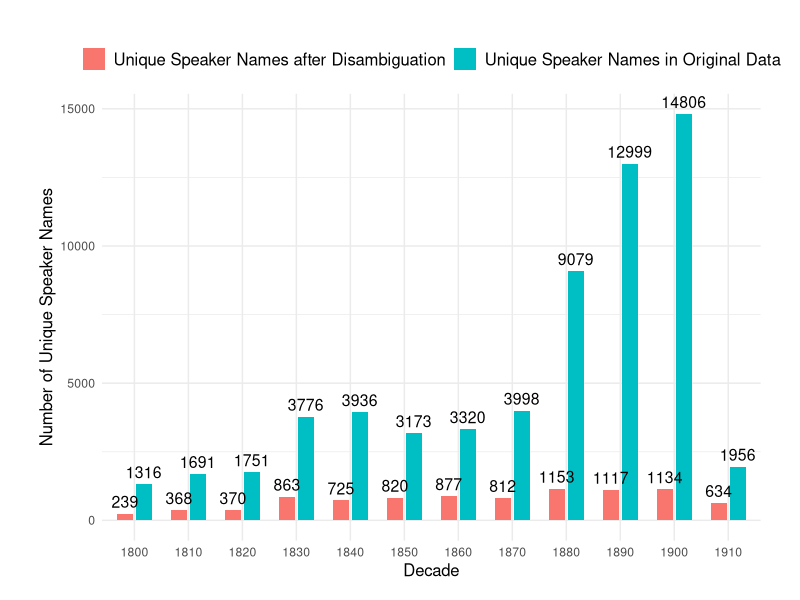
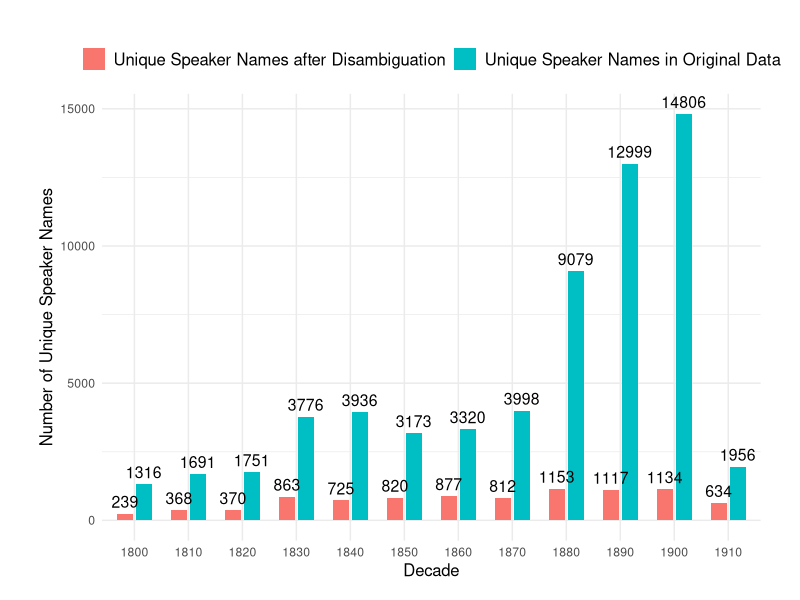

The R source for these figures, in order:
# I created this so that I could make a high rez before and after disambiguation viz. 
library(ggplot2)
library(dplyr)
library(tidyr)


# Create the dataframe
data <- data.frame(
  decade = c("1800", "1810", "1820", "1830", "1840", "1850", "1860", "1870", "1880", "1890", "1900", "1910"),
  original_speaker = c(1316, 1691, 1751, 3776, 3936, 3173, 3320, 3998, 9079, 12999, 14806, 1956),
  disambiguated_speaker = c(239, 368, 370, 863, 725, 820, 877, 812, 1153, 1117, 1134, 634) # Assuming same numbers as placeholder
)


# Reshaping your data to a long format for easier plotting with ggplot
data_long <- data %>%
  gather(key = "type", value = "count", original_speaker, disambiguated_speaker) %>%
  mutate(type = ifelse(type == "original_speaker", "Unique Speaker Names in Original Data", "Unique Speaker Names after Disambiguation"))



# Unique Speaker Names Before and After Disambiguation 

plot <- ggplot(data_long, aes(x = decade, y = count, fill = type)) +
  geom_bar(stat = "identity", position = position_dodge(width = 0.7), width = 0.6) +
  labs(x = "Decade",
       y = "Number of Unique Speaker Names") +
  theme_minimal() +
  geom_text(aes(label = paste(count)), position = position_dodge(width = 0.7), vjust = -0.5,
            angle = 0, size = 4) + # hjust = 0.1
  theme(legend.title = element_blank(),
        legend.position = "top",
        legend.text = element_text(size = 12),
        axis.title.x = element_text(size = 12),
        axis.title.y = element_text(size = 12),
        plot.margin = unit(c(1, 1, 0.5, 1), "cm")) # Adjust margins (top, right, bottom, left)

print(plot)

ggsave(filename = "unique_speaker_names.png", plot = plot, width = 10, height = 5, dpi = 500)

